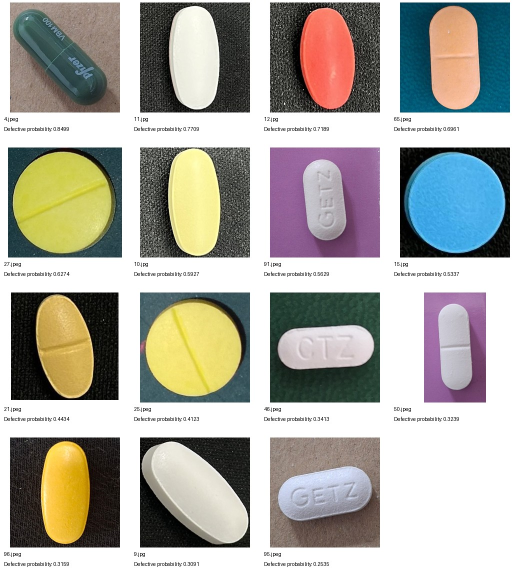
#> input picture reports/dataset_audit/contact_sheets/false_alarm_page_1.jpg, 1040 x 1160 px (shown at 1/2 size)
$ python find_duplicates.py --root ../../../../reports/dataset_audit/contact_sheets
#> lines starting #> are read from the running program, lines starting #| are printed output that depends on the picture
"""Find exact and near-duplicate images (candidates for human review).

Exact duplicates: identical file bytes (SHA-256).
Near duplicates: difference-hash (dHash, 64 bit) with a Hamming-distance threshold.
Near-duplicate results are CANDIDATES: plain/uniform backgrounds can cause false matches,
so look at the pairs before removing anything. Pairs that cross source folders are flagged
because they are the most dangerous kind of train/test leakage. Originals are never modified.
"""
import argparse
import hashlib
from pathlib import Path
import cv2
import numpy as np
import pandas as pd

EXTS = {".jpg", ".jpeg", ".png", ".bmp", ".tif", ".tiff", ".webp"}


def dhash(path: Path):
    img = cv2.imread(str(path), cv2.IMREAD_GRAYSCALE)
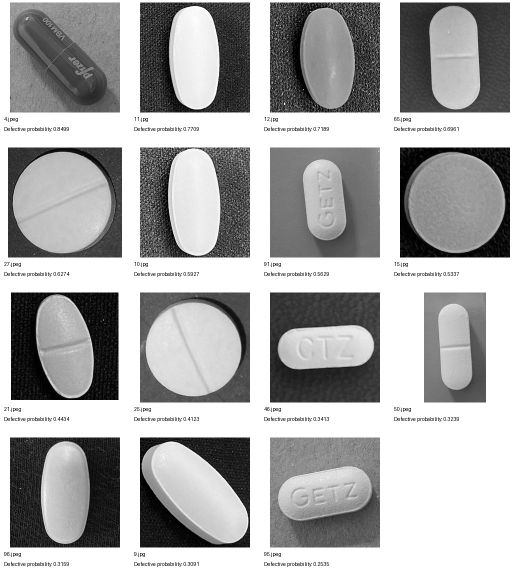
#> img: shape (1160, 1040) (shown at 1/2 size); min 0, max 255, mean 173
    if img is None:
        return None
    small = cv2.resize(img, (9, 8), interpolation=cv2.INTER_AREA)
    bits = (small[:, 1:] > small[:, :-1]).flatten()
    return int("".join("1" if b else "0" for b in bits), 2)


def sha256(path: Path):
    h = hashlib.sha256()
    with open(path, "rb") as f:
        for chunk in iter(lambda: f.read(1 << 20), b""):
            h.update(chunk)
    return h.hexdigest()


def source_of(path: Path, root: Path):
    try:
        rel = path.relative_to(root)
        return rel.parts[0] if len(rel.parts) > 1 else "unsorted_source"
    except ValueError:
        return "unknown"


def find(root: Path, threshold: int = 5) -> pd.DataFrame:
    paths = sorted(p for p in root.rglob("*") if p.is_file() and p.suffix.lower() in EXTS)
    sha, hashes = {}, {}
    for p in paths:
        sha[p] = sha256(p)
        h = dhash(p)
#> h = 7306282964238159478
        if h is not None:
            hashes[p] = h
#> pass 2 of the loop in find, `for p in paths:`:
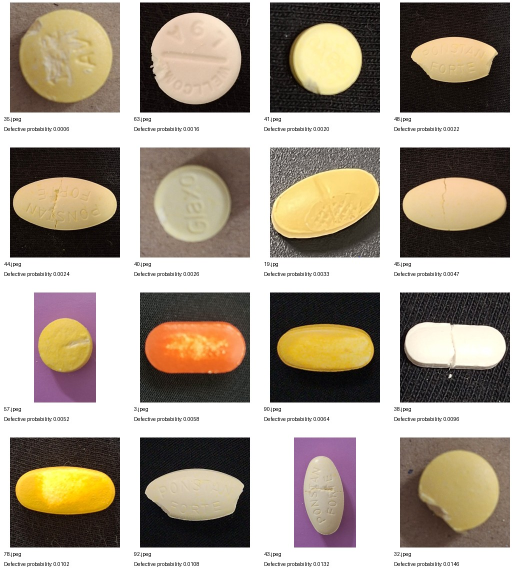
#> input picture reports/dataset_audit/contact_sheets/missed_defective_page_1.jpg, 1040 x 1160 px (shown at 1/2 size)
#> in dhash (call 2), `img = cv2.imread(str(path), cv2.IMREAD_GRAYSCALE)`:
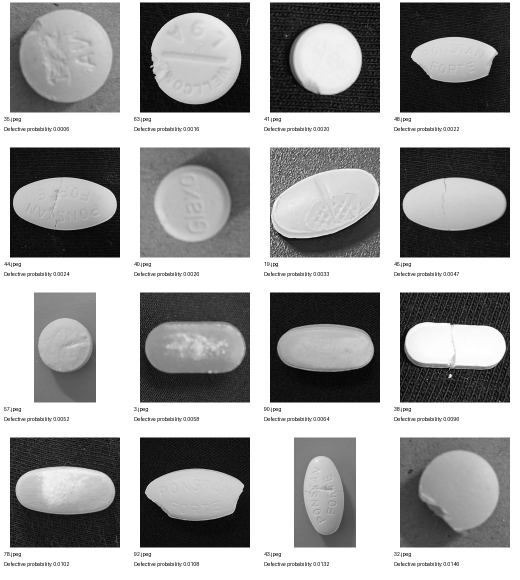
#> img: shape (1160, 1040) (shown at 1/2 size); min 0, max 255, mean 162.1
#> h = 12224279383607956821
    rows = []
    seen_exact = set()
    by_sha = {}
    for p, s in sha.items():
        by_sha.setdefault(s, []).append(p)
    for group in by_sha.values():
        for i in range(len(group)):
            for j in range(i + 1, len(group)):
                a, b = group[i], group[j]
                seen_exact.add((a, b))
                rows.append((a, b, "exact", 0))
    keys = list(hashes)
#> keys = 2 items
    arr = np.array([hashes[k] for k in keys], dtype=np.uint64)
#> arr = [7306282964238159478, 12224279383607956821]
    for i in range(len(keys)):
        if i + 1 >= len(keys):
            break
        x = np.bitwise_xor(arr[i + 1:], arr[i])
        dist = np.unpackbits(x.view(np.uint8).reshape(-1, 8), axis=1).sum(axis=1)
        for off in np.nonzero(dist <= threshold)[0]:
            j = i + 1 + int(off)
            a, b = keys[i], keys[j]
            if (a, b) not in seen_exact:
                rows.append((a, b, "near", int(dist[off])))
#> this loop made 2 passes
#> (x, dist) on pass 1: ([14753929750857784099], [29])
#> after the loop, rows = []
    out = pd.DataFrame([{
        "image_a": str(a), "image_b": str(b), "kind": k, "hamming_distance": d,
        "source_a": source_of(a, root), "source_b": source_of(b, root),
        "cross_source": source_of(a, root) != source_of(b, root),
    } for a, b, k, d in rows], columns=["image_a", "image_b", "kind", "hamming_distance",
                                         "source_a", "source_b", "cross_source"])
#> out = table of 0 rows and 7 columns
    return out


def main():
    ap = argparse.ArgumentParser(description=__doc__)
    ap.add_argument("--root", required=True, type=Path)
    ap.add_argument("--threshold", type=int, default=5, help="max Hamming distance (0-64) for near-duplicates")
    ap.add_argument("--output", type=Path, default=Path("reports/dataset_audit/duplicate_candidates.csv"))
    args = ap.parse_args()
    if not args.root.exists():
        raise SystemExit(f"Folder does not exist: {args.root}")
    df = find(args.root, args.threshold)
#> df = table of 0 rows and 7 columns
    args.output.parent.mkdir(parents=True, exist_ok=True)
    df.to_csv(args.output, index=False)
    print(f"Exact duplicate pairs: {int((df.kind == 'exact').sum())}")
#| Exact duplicate pairs: 0
    print(f"Near-duplicate candidate pairs: {int((df.kind == 'near').sum())}")
#| Near-duplicate candidate pairs: 0
    print(f"Cross-source pairs (leakage risk): {int(df.cross_source.sum())}")
#| Cross-source pairs (leakage risk): 0
    print(f"Report saved: {args.output}")
    print("Review pairs visually before removing or regrouping anything.")


if __name__ == "__main__":
    main()
